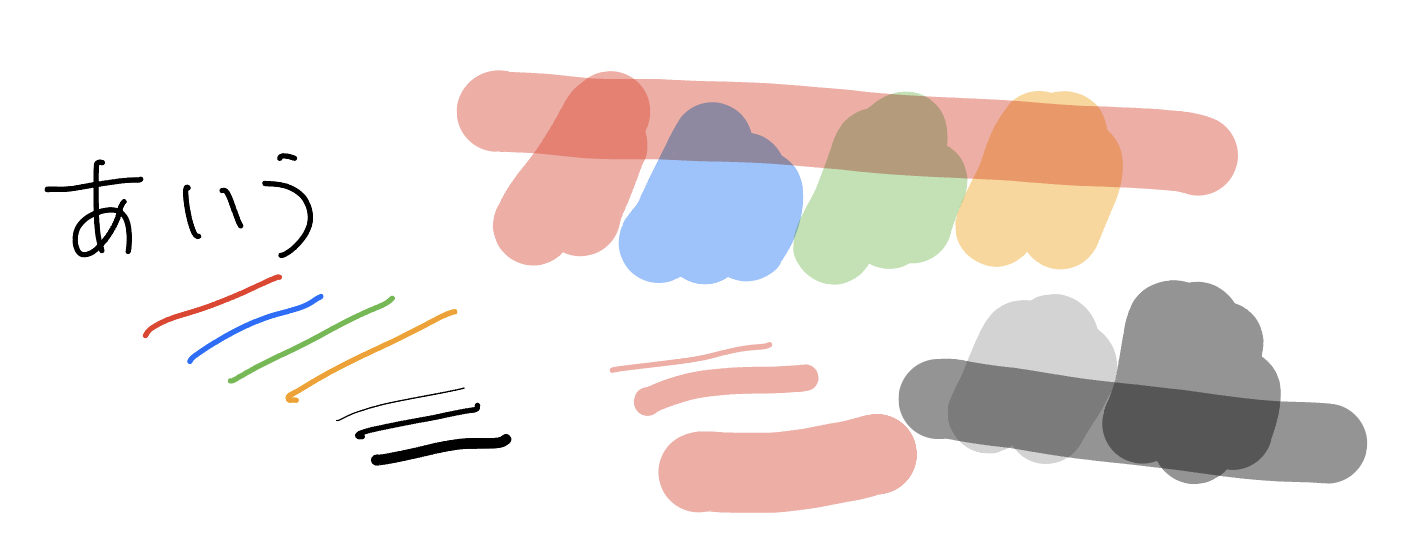
#> input picture raw/2026-10-27_issue1_テイスト.png, 1418 x 559 px, found by its file name
$ python wobble.py 'raw/2026-10-27_issue1_テイスト.png' --crop 0,0,520,559
#> lines starting #> are read from the running program, lines starting #| are printed output that depends on the picture; after the words box and inside, x2 and y2 are one past the last pixel; in counts of white or black regions, pixels touching at a corner belong together
#!/usr/bin/env python3
"""線の「ガタつき」を数値にする。

  画像(スクリーンショット、issue #1 の見本など):
    python3 tools/wobble.py raw/2026-10-27_issue1_テイスト.png --crop 0,0,520,559
  書き出した JSON(ノート一覧の「書き出す」):
    python3 tools/wobble.py backup.json [--note <id>] [--render out.png]

測り方(画像):
  1. 紙より暗い画素(min(R,G,B) が --dark 未満)をインクとみなし、輪郭を副画素精度で取る。
  2. 輪郭を 0.5 px 刻みで等間隔に取り直し、長さ --lam px の窓で 3 次多項式を当てはめて(Savitzky-Golay)
     なめらかな線を作る。
  3. 元の輪郭がそのなめらかな線から法線方向にどれだけ離れているか(頑健な標準偏差、px)を「ズレ」とする。あわせて進行方向の角度のブレ(度)も出す。
     --lam より短い波長の揺れだけが数えられる(既定は 8 px と 16 px の 2 通り)。線の太さは 2×面積/周長で推定して併記する。
  注意: 窓より小さい半径の曲がり(線の端の半円、小さな折り返し)も残差に混ざるので、中央値ベースの頑健な
     標準偏差で数える。それでも文字の大きさや形で値は動くので、比べるときは同じ文字を同じ大きさで書く。
  JSON では、さらに入力点そのもの(x, y の並び)で同じ計算をし、画面に描く前の揺れも出す
  (入力点の「角度」は点の間隔が 1 px を超えると折れ線の角が混ざって当てにならない。「ズレ」を見る)。
  --bar x0,y0,x1,y1[,v] で、ほぼまっすぐな 1 画(横棒。v を付けると縦棒)の切り出しを指定すると、
  各列のインクの重心を中心線にして 3 次曲線からの残差を出す。窓の長さに依らない「うねり」の量。
  JSON の描画は本体と同じ「中点から中点への 2 次曲線」で、--scale 倍(既定 2 = iPad の dpr)に描く。

必要なもの: numpy, scipy, scikit-image, pillow
"""
import argparse
import json
import math
import sys

import numpy as np
from PIL import Image, ImageDraw
from scipy.signal import savgol_filter
from skimage.measure import find_contours

DS = 0.5  # 輪郭の取り直し間隔(px)


def resample(P, ds=DS, closed=False):
    """折れ線 P (n,2) を弧長 ds 刻みに取り直す"""
    if closed:
        P = np.vstack([P, P[:1]])
    seg = np.linalg.norm(np.diff(P, axis=0), axis=1)
    s = np.concatenate([[0], np.cumsum(seg)])
    L = s[-1]
    if L < ds * 4:
        return None, L
    n = int(L / ds)
    t = np.linspace(0, L, n, endpoint=not closed)
    x = np.interp(t, s, P[:, 0])
    y = np.interp(t, s, P[:, 1])
    return np.column_stack([x, y]), L


def wobble_of(Q, lam, closed=False):
    """等間隔点列 Q の揺れ。(法線方向のズレ px, 進行方向の角度のブレ 度)、どちらも頑健な標準偏差

    どちらも「長さ lam の窓で 3 次多項式を当てはめた滑らかな線」からの残差。
    位置のズレは直感的だが、窓より小さい半径の曲がりも残差に混ざる(曲率のバイアス)。
    角度のブレは円弧なら角度が弧長に比例するので、曲がりそのものは残差に出にくい。
    """
    w = int(round(lam / DS)) | 1
    if w < 5 or len(Q) <= w:
        return None
    mode = 'wrap' if closed else 'interp'
    S = np.column_stack([savgol_filter(Q[:, i], w, 3, mode=mode) for i in range(2)])
    T = np.gradient(S, axis=0)
    T /= np.maximum(np.linalg.norm(T, axis=1, keepdims=True), 1e-9)
    N = np.column_stack([-T[:, 1], T[:, 0]])
    d = np.sum((Q - S) * N, axis=1)
    # 線の端(半円の cap)や窓より小さい曲がりは残差が大きくなるが、線の長さの一部でしかない。
    # 揺れは線全体にあるので、中央値から出した頑健な標準偏差(MAD × 1.4826)で数える。
    rob = lambda v: float(1.4826 * np.median(np.abs(v - np.median(v))))
    # 角度は、画素のギザギザ(1 px 未満)を落とした線から取る
    w0 = int(round(2.0 / DS)) | 1
    S0 = np.column_stack([savgol_filter(Q[:, i], w0, 2, mode=mode) for i in range(2)])
    D = np.gradient(S0, axis=0)
    th = np.unwrap(np.arctan2(D[:, 1], D[:, 0]))
    r = th - savgol_filter(th, w, 3, mode=mode)
    return rob(d), float(np.degrees(rob(r)))


def summarize(items, lam, label):
    """items: [(wobble, length)]"""
    items = [(w, L) for w, L in items if w is not None]
    if not items:
        print(f'{label}: 測れる線がない')
        return None
    w = np.array([i[0][0] for i in items])
    a = np.array([i[0][1] for i in items])
    L = np.array([i[1] for i in items])
    mean = float(np.sum(w * L) / np.sum(L))
    amean = float(np.sum(a * L) / np.sum(L))
    print(f'{label}: ズレ {mean:.3f} px(中央値 {np.median(w):.3f}, 90% {np.percentile(w, 90):.3f})'
          f'  角度 {amean:.2f}°(中央値 {np.median(a):.2f}, 90% {np.percentile(a, 90):.2f})'
          f'  窓 {lam:.1f} px, 線 {len(items)} 本, 総長 {np.sum(L):.0f} px')
    return mean


# ---- 画像 ----

def ink_field(img, dark):
    a = np.asarray(img.convert('RGBA'), dtype=np.float32)
    rgb = a[..., :3] * (a[..., 3:4] / 255) + 255 * (1 - a[..., 3:4] / 255)
    return (255 - rgb.min(axis=2)) / 255, dark


def measure_image(path, crop, lams, dark, label=None):
#> called with path = 'raw/2026-10-27_issue1_テイスト.png', crop = (0, 0, 520, 559), dark = 120
    img = path if isinstance(path, Image.Image) else Image.open(path)
#> img is the input picture: PIL image 1418x559 RGBA; mean R, G, B, A 236.7, 229.9, 227.8, 255
    if crop:
        img = img.crop(crop)
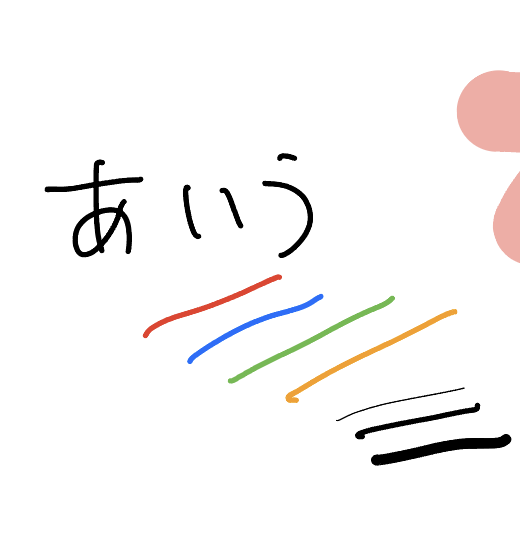
#> img: PIL image 520x559 RGBA; mean R, G, B, A 248.4, 246.8, 246.2, 255
    f, _ = ink_field(img, dark)
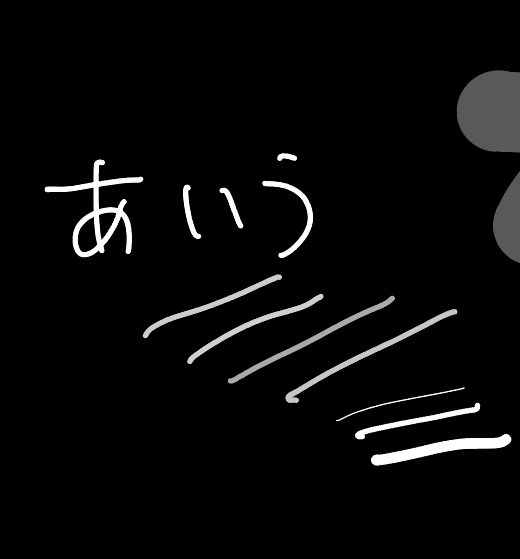
#> f: shape (559, 520) float32; min 0, max 1, mean 0.0366
    level = (255 - dark) / 255
    mask = f > level
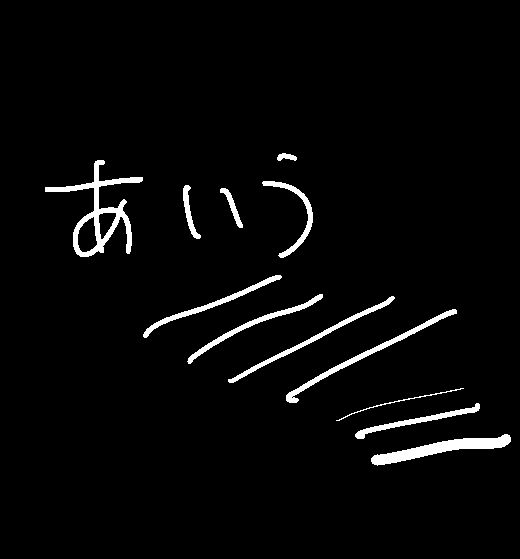
#> mask: shape (559, 520) bool; 3.1% white; 12 white regions, largest, box (x1, y1, x2, y2) and area: (45, 160, 143, 257) 1929, (371, 434, 511, 466) 1498, (286, 309, 457, 403) 1054
    contours = find_contours(f, level)
#> contours = 14 point arrays, longest 639 points
    # 太さの推定: 2 × 面積 / 周長(細長い線なら太さに近い)
    perim = sum(np.sum(np.linalg.norm(np.diff(c, axis=0), axis=1)) for c in contours)
#> perim = 3512.7
    width = 2 * mask.sum() / perim if perim else 0
#> width = 5.16
    print(f'{label or path}: 推定の太さ {width:.2f} px(インク {int(mask.sum())} px², 輪郭 {len(contours)} 本)')
#| raw/2026-10-27_issue1_テイスト.png: 推定の太さ 5.16 px(インク 9067 px², 輪郭 14 本)
    res = []
    for lam in lams:
        items = []
        for c in contours:
            closed = np.allclose(c[0], c[-1])
            Q, L = resample(c[:, ::-1], closed=closed)  # (row, col) → (x, y)
            if Q is None or L < 3 * lam:
                continue
            items.append((wobble_of(Q, lam, closed), L))
        res.append(summarize(items, lam, '  輪郭'))
    return res, width


# [101 lines left out: functions measure_bar, quad_flatten, render, measure_json, not called in this run]


def main():
    ap = argparse.ArgumentParser(description=__doc__, formatter_class=argparse.RawDescriptionHelpFormatter)
    ap.add_argument('path')
    ap.add_argument('--crop', help='画像の切り出し x0,y0,x1,y1')
    ap.add_argument('--lam', default='8,16', help='揺れを数える窓の長さ(px、コンマ区切り)。既定 8,16')
    ap.add_argument('--dark', type=int, default=120, help='min(R,G,B) がこれ未満をインクとみなす')
    ap.add_argument('--note', help='JSON のどのノートか(既定: 最後に更新したノート)')
    ap.add_argument('--scale', type=float, default=2, help='JSON を描く倍率(既定 2 = iPad の dpr)')
    ap.add_argument('--render', help='JSON を描いた PNG の保存先')
    ap.add_argument('--last', type=int, default=0, help='JSON の、最後に書いた N 本だけを使う')
    ap.add_argument('--bar', help='画像の、まっすぐな 1 画の切り出し x0,y0,x1,y1[,v]。中心線のうねりを出す')
    a = ap.parse_args()
    lams = [float(v) for v in a.lam.split(',')]
    if a.path.endswith('.json'):
        measure_json(a.path, a.note, lams, a.dark, a.scale, a.render, a.last)
    elif a.bar:
        parts = a.bar.split(',')
        measure_bar(a.path, tuple(int(v) for v in parts[:4]), len(parts) > 4 and parts[4] == 'v')
    else:
        crop = tuple(int(v) for v in a.crop.split(',')) if a.crop else None
        measure_image(a.path, crop, lams, a.dark)


if __name__ == '__main__':
    main()

$ run again, with raw/2026-10-28_issue2_直線_Notability.png copied over raw/2026-10-27_issue1_テイスト.png
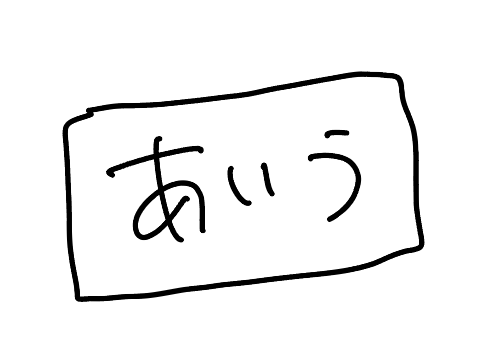
#> input picture raw/2026-10-28_issue2_直線_Notability.png, 489 x 339 px, found by its file name
#> in measure_image, img is the input picture: PIL image 489x339 RGBA; mean R, G, B, A 241.3, 241.3, 241.3, 255
#> in measure_image, `img = img.crop(crop)`:
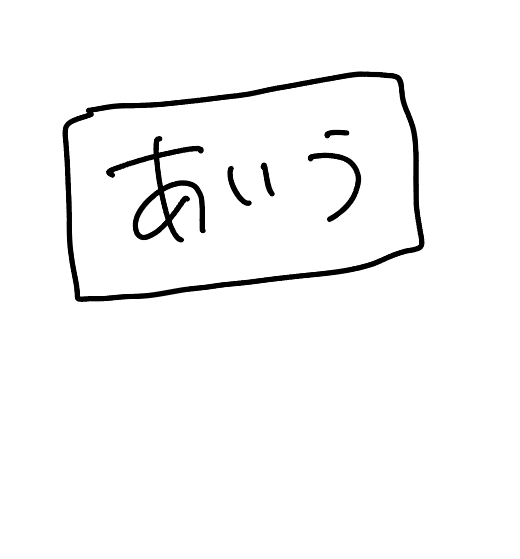
#> img: PIL image 520x559 RGBA; mean R, G, B, A 137.6, 137.6, 137.6, 145.4; transparent parts drawn white
#> in measure_image, `mask = f > level`:
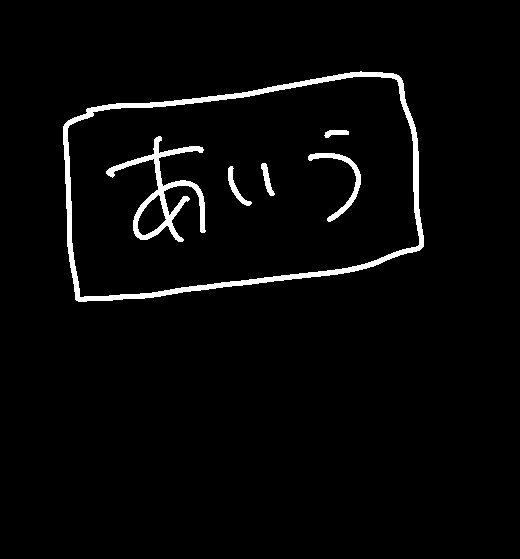
#> mask: shape (559, 520) bool; 3% white; 6 white regions, box (x1, y1, x2, y2) and area: (63, 71, 424, 302) 5471, (106, 136, 206, 242) 2154, (308, 153, 361, 222) 617, (228, 166, 252, 206) 243, (261, 163, 275, 196) 188, (324, 130, 349, 138) 128
#> contours = 8 point arrays, longest 1187 points
#> perim = 3375.4
#> width = 5.21
#| raw/2026-10-27_issue1_テイスト.png: 推定の太さ 5.21 px(インク 8801 px², 輪郭 8 本)

$ run again, with raw/2026-10-28_issue2_直線_tsugigami.png copied over raw/2026-10-27_issue1_テイスト.png
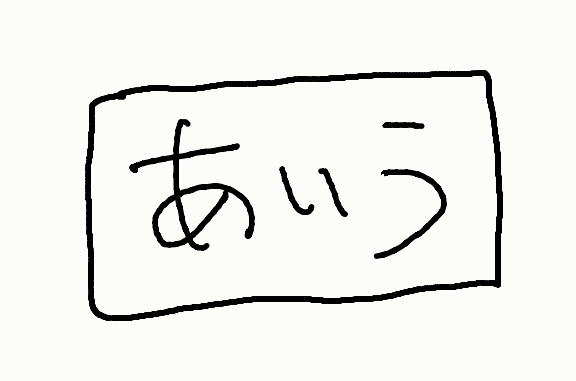
#> input picture raw/2026-10-28_issue2_直線_tsugigami.png, 576 x 381 px, found by its file name
#> in measure_image, img is the input picture: PIL image 576x381 RGBA; mean R, G, B, A 237.9, 237.9, 234.1, 255
#> in measure_image, `img = img.crop(crop)`:
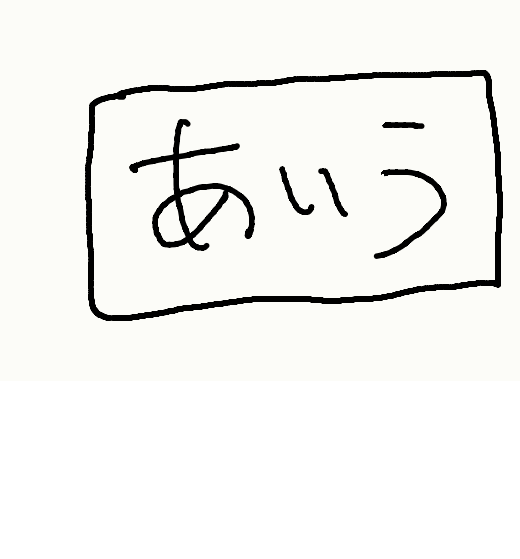
#> img: PIL image 520x559 RGBA; mean R, G, B, A 161.1, 161.1, 158.5, 173.8; transparent parts drawn white
#> in measure_image, `f, _ = ink_field(img, dark)`:
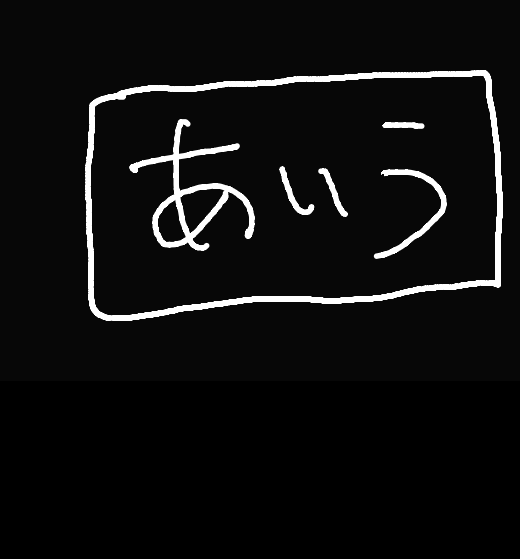
#> f: shape (559, 520) float32; min 0, max 1, mean 0.0599
#> mask: shape (559, 520) bool; 4.2% white; 6 white regions, box (x1, y1, x2, y2) and area: (85, 70, 503, 321) 7423, (129, 119, 255, 251) 2933, (374, 169, 447, 259) 960, (279, 166, 314, 215) 376, (318, 168, 348, 217) 327, (382, 122, 424, 129) 243
#> contours = 9 point arrays, longest 1349 points
#> perim = 4211
#> width = 5.82
#| raw/2026-10-27_issue1_テイスト.png: 推定の太さ 5.82 px(インク 12262 px², 輪郭 9 本)

$ run again, with raw/2026-10-28_issue2_線がガタガタ.png copied over raw/2026-10-27_issue1_テイスト.png
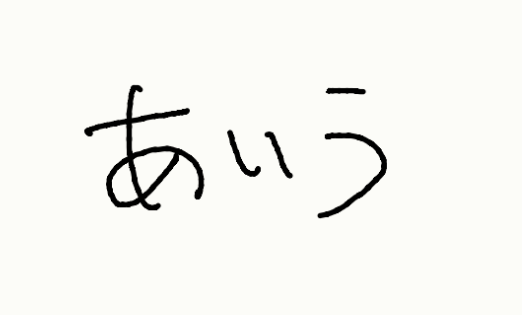
#> input picture raw/2026-10-28_issue2_線がガタガタ.png, 522 x 315 px, found by its file name
#> in measure_image, img is the input picture: PIL image 522x315 RGBA; mean R, G, B, A 245.2, 245.2, 241.3, 255
#> in measure_image, `img = img.crop(crop)`:
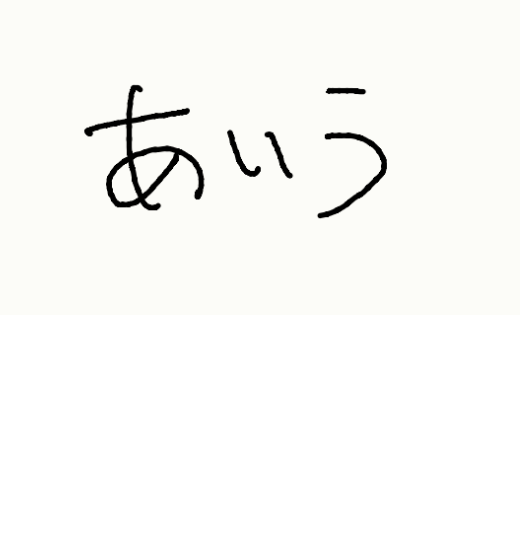
#> img: PIL image 520x559 RGBA; mean R, G, B, A 138.1, 138.1, 135.9, 143.7; transparent parts drawn white
#> in measure_image, `mask = f > level`:
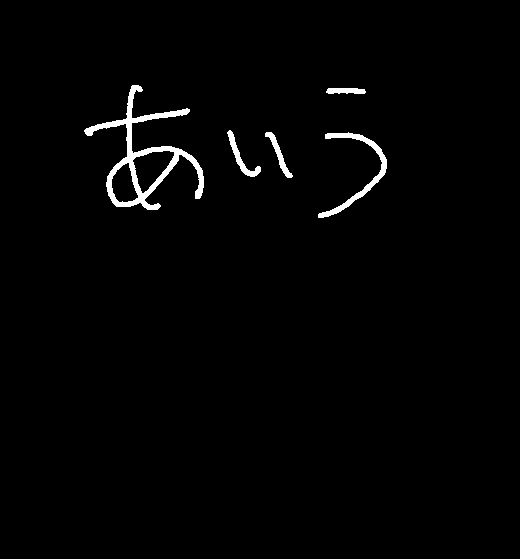
#> mask: shape (559, 520) bool; 1.5% white; 5 white regions, box (x1, y1, x2, y2) and area: (84, 85, 204, 210) 2673, (318, 132, 387, 218) 875, (227, 130, 261, 177) 349, (265, 132, 293, 178) 293, (326, 88, 366, 94) 207
#> contours = 7 point arrays, longest 885 points
#> perim = 1628.6
#> width = 5.4
#| raw/2026-10-27_issue1_テイスト.png: 推定の太さ 5.40 px(インク 4397 px², 輪郭 7 本)
